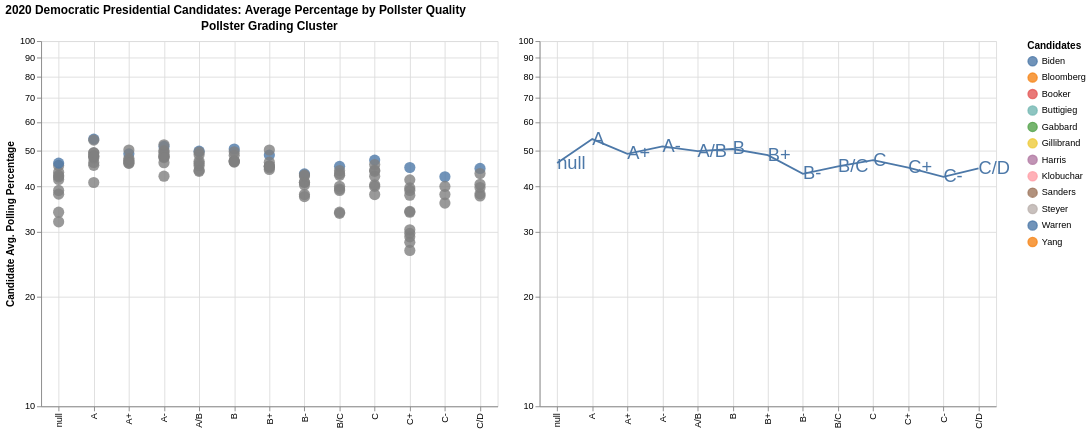

Express this chart as Vega-Lite.
### Vega specification from a JSON file in a GitHub repository (floating-point values rounded to 4 significant figures; data arrays with more than 128 entries replaced by an {"elided": "..."} marker saying what was removed)
{"$schema": "https://vega.github.io/schema/vega/v5.json", "background": "white", "padding": 5, "title": {"text": "2020 Democratic Presidential Candidates: Average Percentage by Pollster Quality", "anchor": "start"}, "data": [{"name": "selector004_store", "values": [{"unit": "concat_0", "fields": [{"type": "E", "field": "answer"}], "values": ["Biden"]}]}, {"name": "data-b52804a21be0af26cc59625f8015a752", "values": {"elided": "1420 records"}}, {"name": "data_0", "source": "data-b52804a21be0af26cc59625f8015a752", "transform": [{"type": "aggregate", "groupby": ["answer", "fte_grade"], "ops": ["mean"], "fields": ["pct"], "as": ["mean_pct"]}]}], "signals": [{"name": "concat_0_width", "value": 500}, {"name": "concat_0_height", "value": 400}, {"name": "concat_1_width", "value": 500}, {"name": "concat_1_height", "value": 400}, {"name": "unit", "value": {}, "on": [{"events": "mousemove", "update": "isTuple(group()) ? group() : unit"}]}, {"name": "selector004_answer", "init": "\"Biden\"", "bind": {"input": "radio", "options": ["Biden", "Sanders", "Bloomberg", "Buttigieg", "Klobuchar", "Warren", "Yang", "Steyer", "Gabbard", "Booker", "Harris", "Gillibrand"], "name": "Select Candidate"}}, {"name": "selector004", "update": "vlSelectionResolve(\"selector004_store\", \"union\")"}], "layout": {"padding": 20, "bounds": "full", "align": "each"}, "marks": [{"type": "group", "name": "concat_0_group", "title": {"text": "Pollster Grading Cluster", "frame": "group"}, "style": "cell", "encode": {"update": {"width": {"signal": "concat_0_width"}, "height": {"signal": "concat_0_height"}}}, "signals": [{"name": "selector004_tuple", "update": "selector004_answer !== null ? {fields: selector004_tuple_fields, values: [selector004_answer]} : null"}, {"name": "selector004_tuple_fields", "value": [{"type": "E", "field": "answer"}]}, {"name": "selector004_modify", "on": [{"events": {"signal": "selector004_tuple"}, "update": "modify(\"selector004_store\", selector004_tuple, true)"}]}], "marks": [{"name": "concat_0_marks", "type": "symbol", "style": ["circle"], "interactive": true, "from": {"data": "data_0"}, "encode": {"update": {"opacity": {"value": 0.8}, "size": {"value": 150}, "fill": [{"test": "!(length(data(\"selector004_store\"))) || (vlSelectionTest(\"selector004_store\", datum))", "scale": "color", "field": "answer"}, {"value": "grey"}], "x": {"scale": "concat_0_x", "field": "fte_grade"}, "y": {"scale": "concat_0_y", "field": "mean_pct"}, "shape": {"value": "circle"}}}}], "axes": [{"scale": "concat_0_x", "orient": "bottom", "grid": true, "gridScale": "concat_0_y", "domain": false, "labels": false, "maxExtent": 0, "minExtent": 0, "ticks": false, "zindex": 0}, {"scale": "concat_0_y", "orient": "left", "gridScale": "concat_0_x", "grid": true, "domain": false, "labels": false, "maxExtent": 0, "minExtent": 0, "ticks": false, "zindex": 0}, {"scale": "concat_0_x", "orient": "bottom", "grid": false, "labelAlign": "right", "labelAngle": 270, "labelBaseline": "middle", "zindex": 0}, {"scale": "concat_0_y", "orient": "left", "grid": false, "title": "Candidate Avg. Polling Percentage", "labelOverlap": "greedy", "zindex": 0}]}, {"type": "group", "name": "concat_1_group", "style": "cell", "encode": {"update": {"width": {"signal": "concat_1_width"}, "height": {"signal": "concat_1_height"}}}, "signals": [{"name": "selector004_tuple", "update": "selector004_answer !== null ? {fields: selector004_tuple_fields, values: [selector004_answer]} : null"}, {"name": "selector004_tuple_fields", "value": [{"type": "E", "field": "answer"}]}, {"name": "selector004_modify", "on": [{"events": {"signal": "selector004_tuple"}, "update": "modify(\"selector004_store\", selector004_tuple, true)"}]}], "marks": [{"name": "concat_1_layer_0_pathgroup", "type": "group", "from": {"facet": {"name": "faceted_path_concat_1_layer_0_main", "data": "data_0", "groupby": ["answer"]}}, "encode": {"update": {"width": {"field": {"group": "width"}}, "height": {"field": {"group": "height"}}}}, "marks": [{"name": "concat_1_layer_0_marks", "type": "line", "style": ["line"], "sort": {"field": "datum[\"fte_grade\"]"}, "interactive": true, "from": {"data": "faceted_path_concat_1_layer_0_main"}, "encode": {"update": {"stroke": [{"test": "!(length(data(\"selector004_store\"))) || (vlSelectionTest(\"selector004_store\", datum))", "scale": "color", "field": "answer"}, {"value": "transparent"}], "x": {"scale": "concat_1_x", "field": "fte_grade"}, "y": {"scale": "concat_1_y", "field": "mean_pct"}, "defined": {"signal": "isValid(datum[\"mean_pct\"]) && isFinite(+datum[\"mean_pct\"])"}}}}]}, {"name": "concat_1_layer_1_marks", "type": "text", "style": ["text"], "interactive": false, "from": {"data": "data_0"}, "encode": {"update": {"align": {"value": "left"}, "baseline": {"value": "middle"}, "fill": [{"test": "!(length(data(\"selector004_store\"))) || (vlSelectionTest(\"selector004_store\", datum))", "scale": "color", "field": "answer"}, {"value": "transparent"}], "x": {"scale": "concat_1_x", "field": "fte_grade"}, "y": {"scale": "concat_1_y", "field": "mean_pct"}, "text": {"signal": "''+datum[\"fte_grade\"]"}, "fontSize": {"value": 20}}}}], "axes": [{"scale": "concat_1_x", "orient": "bottom", "grid": true, "gridScale": "concat_1_y", "domain": false, "labels": false, "maxExtent": 0, "minExtent": 0, "ticks": false, "zindex": 0}, {"scale": "concat_1_y", "orient": "left", "grid": true, "gridScale": "concat_1_x", "domain": false, "labels": false, "maxExtent": 0, "minExtent": 0, "ticks": false, "zindex": 0}, {"scale": "concat_1_x", "orient": "bottom", "grid": false, "labelAlign": "right", "labelAngle": 270, "labelBaseline": "middle", "zindex": 0}, {"scale": "concat_1_y", "orient": "left", "grid": false, "labelOverlap": "greedy", "zindex": 0}]}], "scales": [{"name": "color", "type": "ordinal", "domain": {"data": "data_0", "field": "answer", "sort": true}, "range": "category"}, {"name": "concat_0_x", "type": "point", "domain": {"data": "data_0", "field": "fte_grade", "sort": true}, "range": [0, {"signal": "concat_0_width"}], "padding": 0.5}, {"name": "concat_0_y", "type": "log", "domain": {"data": "data_0", "field": "mean_pct"}, "range": [{"signal": "concat_0_height"}, 0], "nice": true}, {"name": "concat_1_x", "type": "point", "domain": {"data": "data_0", "field": "fte_grade", "sort": true}, "range": [0, {"signal": "concat_1_width"}], "padding": 0.5}, {"name": "concat_1_y", "type": "log", "domain": {"data": "data_0", "field": "mean_pct"}, "range": [{"signal": "concat_1_height"}, 0], "nice": true}], "legends": [{"title": "Candidates", "fill": "color", "symbolType": "circle", "encode": {"symbols": {"update": {"opacity": {"value": 0.8}}}}, "stroke": "color"}], "config": {}}
